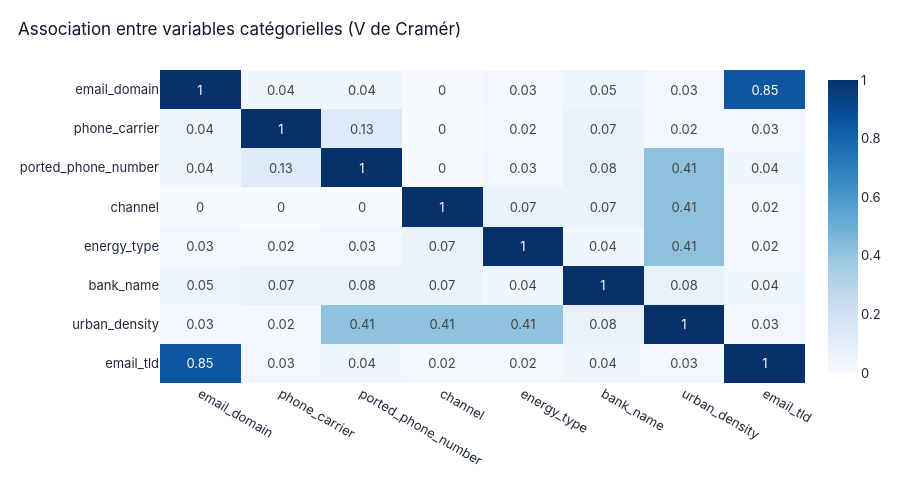

Source (notebook cell):
### Code cell
viz.plot_cramers_matrix(train, CATEGORICAL_FEATURES).show()

### Figure 1 — Plotly figure (JSON) as saved in the notebook; plotly's stock layout.template omitted (floating-point values rounded to 4 significant figures)
{"data": [{"coloraxis": "coloraxis", "hovertemplate": "x: %{x}<br>y: %{y}<br>color: %{z}<extra></extra>", "name": "0", "texttemplate": "%{z}", "type": "heatmap", "x": ["email_domain", "phone_carrier", "ported_phone_number", "channel", "energy_type", "bank_name", "urban_density", "email_tld"], "xaxis": "x", "y": ["email_domain", "phone_carrier", "ported_phone_number", "channel", "energy_type", "bank_name", "urban_density", "email_tld"], "yaxis": "y", "z": [[1.0, 0.04, 0.04, 0.0, 0.03, 0.05, 0.03, 0.85], [0.04, 1.0, 0.13, 0.0, 0.02, 0.07, 0.02, 0.03], [0.04, 0.13, 1.0, 0.0, 0.03, 0.08, 0.41, 0.04], [0.0, 0.0, 0.0, 1.0, 0.07, 0.07, 0.41, 0.02], [0.03, 0.02, 0.03, 0.07, 1.0, 0.04, 0.41, 0.02], [0.05, 0.07, 0.08, 0.07, 0.04, 1.0, 0.08, 0.04], [0.03, 0.02, 0.41, 0.41, 0.41, 0.08, 1.0, 0.03], [0.85, 0.03, 0.04, 0.02, 0.02, 0.04, 0.03, 1.0]]}], "layout": {"bargap": 0.3, "coloraxis": {"autocolorscale": false, "cmax": 1, "cmin": 0, "colorscale": [[0, "rgb(247,251,255)"], [0.125, "rgb(222,235,247)"], [0.25, "rgb(198,219,239)"], [0.375, "rgb(158,202,225)"], [0.5, "rgb(107,174,214)"], [0.625, "rgb(66,146,198)"], [0.75, "rgb(33,113,181)"], [0.875, "rgb(8,81,156)"], [1, "rgb(8,48,107)"]], "showscale": true}, "font": {"color": "#1E293B", "family": "Inter, Segoe UI, Helvetica, Arial, sans-serif", "size": 13}, "height": 480, "margin": {"b": 55, "l": 160, "r": 85, "t": 70}, "paper_bgcolor": "white", "plot_bgcolor": "white", "title": {"font": {"color": "#0F172A", "size": 17}, "text": "Association entre variables catégorielles (V de Cramér)", "x": 0.02, "xanchor": "left"}, "xaxis": {"anchor": "y", "domain": [0, 1]}, "yaxis": {"anchor": "x", "autorange": "reversed", "domain": [0, 1]}}}
